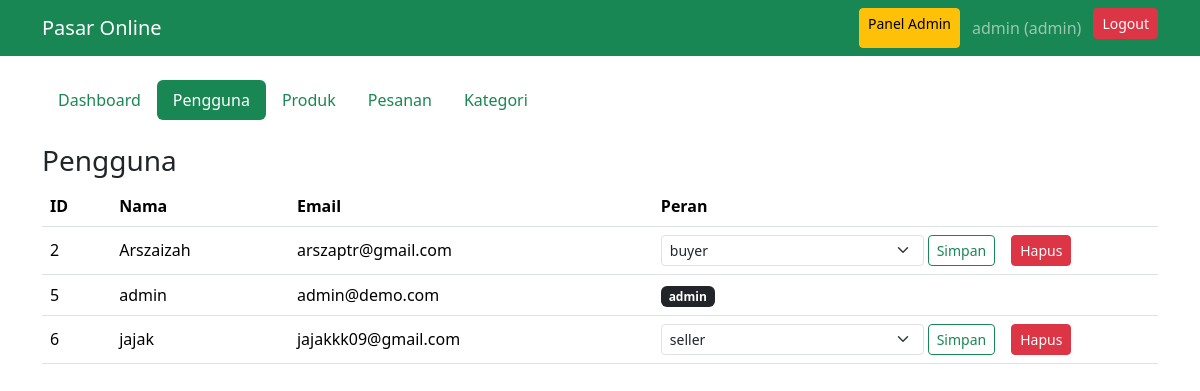
The page /panel/users.php (signed in) on the database its author committed.
### tables this page shows
CREATE TABLE `users` (
  `id` int(11) NOT NULL,
  `name` varchar(100) NOT NULL,
  `email` varchar(100) NOT NULL,
  `password` varchar(255) NOT NULL,
  `role` enum('admin','seller','buyer') DEFAULT 'buyer'
);

### panel/users.php (the view, shortened to what this page needs)
<?php require __DIR__.'/../common.php'; require __DIR__.'/_nav.php'; require_role('admin'); $me=user()['id'];
panel_start('Pengguna'); echo '<h3>Pengguna</h3><table class="table align-middle"><tr><th>ID</th><th>Nama</th><th>Email</th><th>Peran</th><th></th></tr>';
foreach($db->query("SELECT * FROM users ORDER BY id") as $u){
 echo '<tr><td>'.$u['id'].'</td><td>'.e($u['name']).'</td><td>'.e($u['email']).'</td><td>';
 if($u['role']==='admin'||$u['id']==$me) echo '<span class="badge bg-dark">'.e($u['role']).'</span></td><td></td></tr>'; else {
  echo '<form method="post" class="d-flex gap-1">'.csrf_field().'<input type="hidden" name="id" value="'.$u['id'].'"><input type="hidden" name="act" value="role">
  <select name="role" class="form-select form-select-sm"><option value="buyer"'.($u['role']==='buyer'?' selected':'').'>buyer</option><option value="seller"'.($u['role']==='seller'?' selected':'').'>seller</option></select>
  <button class="btn btn-sm btn-outline-success">Simpan</button></form></td><td>
  <form method="post" onsubmit="return confirm(\'Hapus pengguna?\')">'.csrf_field().'<input type="hidden" name="id" value="'.$u['id'].'"><input type="hidden" name="act" value="delete"><button class="btn btn-sm btn-danger">Hapus</button></form></td></tr>'; }
}
echo '</table>'; footer_html();

### rows shown on the page
users: id "2", name "Arszaizah", email "arszaptr@gmail.com", role "buyer"
users: id "5", name "admin", email "admin@demo.com", role "admin"
users: id "6", name "jajak", email "jajakkk09@gmail.com", role "seller"

### other values the page prints
$u['name'] "admin"
$u['role'] "admin"
$l "Dashboard"
$l "Pengguna"
$l "Produk"
$l "Pesanan"
$l "Kategori"
